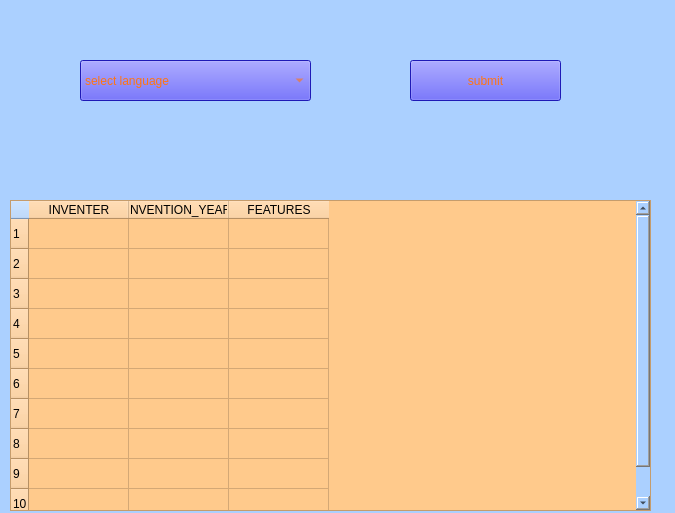
<?xml version="1.0" encoding="UTF-8"?>
<ui version="4.0">
 <class>Frame</class>
 <widget class="QFrame" name="Frame">
  <property name="geometry">
   <rect>
    <x>0</x>
    <y>0</y>
    <width>675</width>
    <height>513</height>
   </rect>
  </property>
  <property name="windowTitle">
   <string>Frame</string>
  </property>
  <property name="styleSheet">
   <string notr="true">background-color: rgb(171, 208, 255);</string>
  </property>
  <widget class="QComboBox" name="cmfill">
   <property name="geometry">
    <rect>
     <x>80</x>
     <y>60</y>
     <width>231</width>
     <height>41</height>
    </rect>
   </property>
   <property name="styleSheet">
    <string notr="true">background-color: rgb(44, 37, 255);
color: rgb(255, 117, 19);
font: 75 14pt &quot;MS Shell Dlg 2&quot;;</string>
   </property>
   <property name="currentText">
    <string>select language</string>
   </property>
   <item>
    <property name="text">
     <string>select language</string>
    </property>
   </item>
  </widget>
  <widget class="QPushButton" name="btnsubmit">
   <property name="geometry">
    <rect>
     <x>410</x>
     <y>60</y>
     <width>151</width>
     <height>41</height>
    </rect>
   </property>
   <property name="styleSheet">
    <string notr="true">background-color: rgb(44, 37, 255);
color: rgb(255, 117, 19);
font: 75 14pt &quot;MS Shell Dlg 2&quot;;</string>
   </property>
   <property name="text">
    <string>submit</string>
   </property>
  </widget>
  <widget class="QTableWidget" name="tbl">
   <property name="geometry">
    <rect>
     <x>10</x>
     <y>200</y>
     <width>641</width>
     <height>311</height>
    </rect>
   </property>
   <property name="styleSheet">
    <string notr="true">background-color: rgb(255, 202, 140);</string>
   </property>
   <property name="rowCount">
    <number>10</number>
   </property>
   <property name="columnCount">
    <number>3</number>
   </property>
   <row/>
   <row/>
   <row/>
   <row/>
   <row/>
   <row/>
   <row/>
   <row/>
   <row/>
   <row/>
   <column>
    <property name="text">
     <string>INVENTER</string>
    </property>
   </column>
   <column>
    <property name="text">
     <string>INVENTION_YEAR</string>
    </property>
   </column>
   <column>
    <property name="text">
     <string>FEATURES</string>
    </property>
   </column>
  </widget>
 </widget>
 <resources/>
 <connections/>
</ui>
